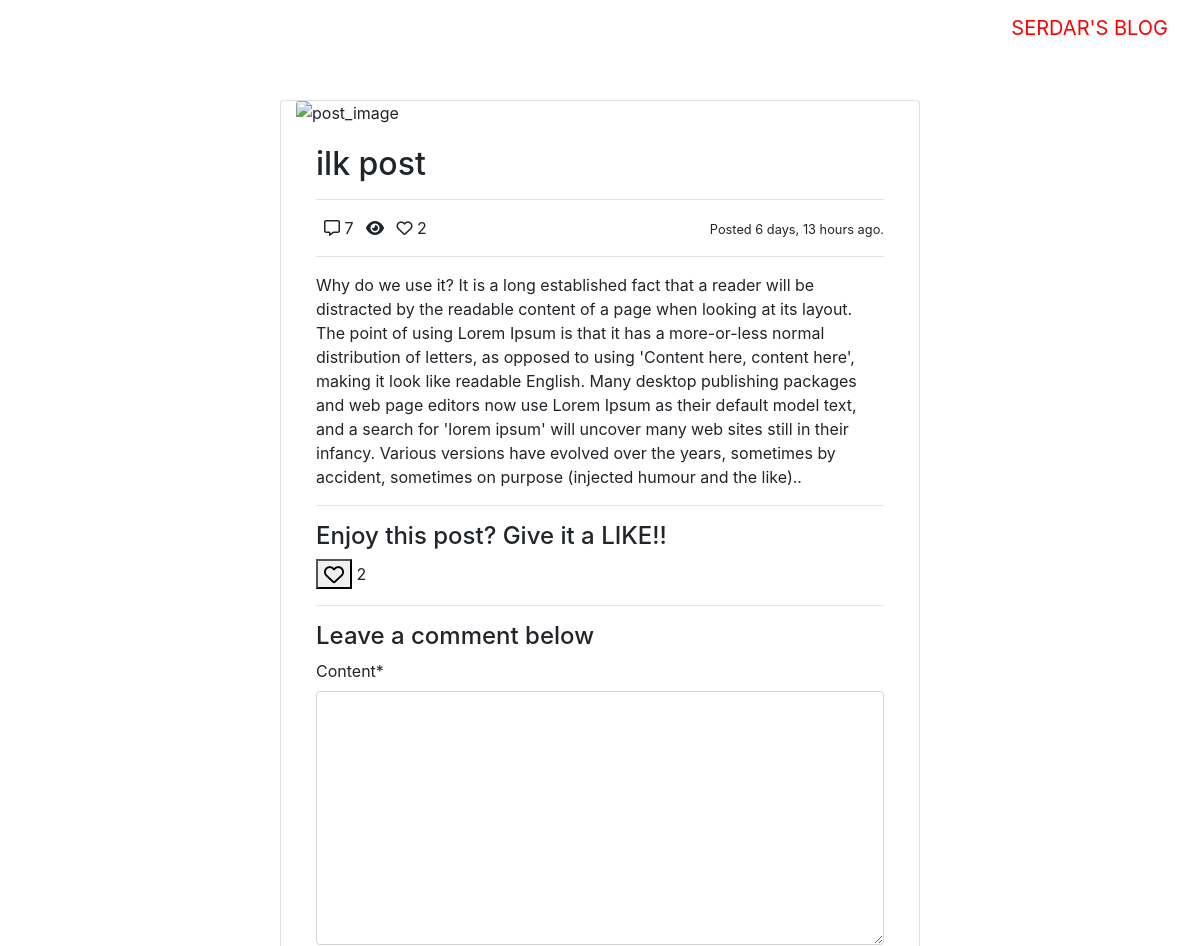
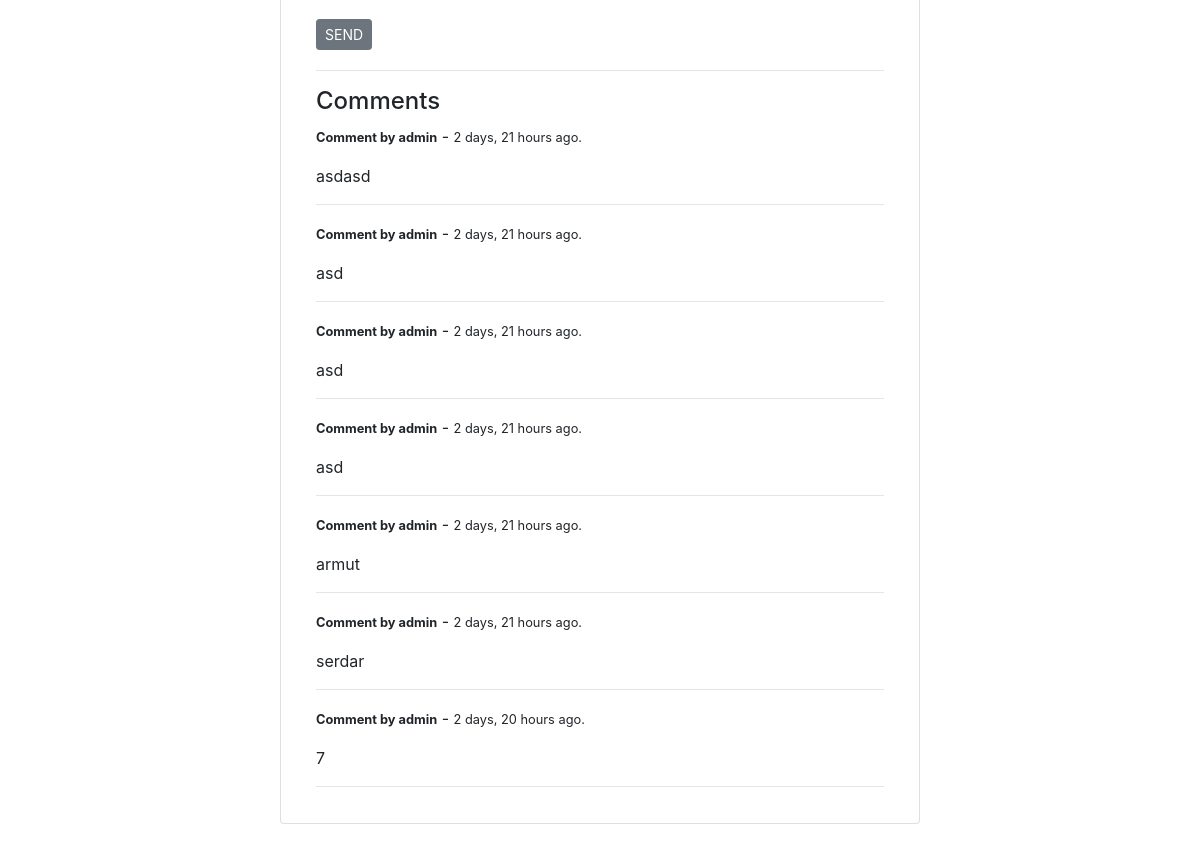
/blog/ilk-post/ (signed in), run on the app's committed database (2 pictures, top to bottom).
### blog/models.py (models this page shows, shortened)
class Post(models.Model):
    title = models.CharField(max_length=30, blank=False)
    content = models.TextField(max_length=800, blank=False)
    category = models.ForeignKey(Category,max_length=30,on_delete=models.CASCADE)
    status = models.ForeignKey(Status, on_delete=models.CASCADE,null=True,default=1)
    updated_at = models.DateTimeField(auto_now=True)
    created_at = models.DateTimeField(auto_now_add=True)
    slug = models.SlugField(null= False, blank=True, unique=True, db_index=True)
    likes = models.ManyToManyField(User, related_name='blog_posts')
    user = models.ForeignKey(
        settings.AUTH_USER_MODEL,
        on_delete=models.CASCADE,
        related_name='posts',
        editable=True,
        null= True
    )
    def like_count(self):
        return self.like_set.all().count()
    def comments(self):
        return self.comment_set.all()
    def comment_count(self):
        return self.comment_set.all().count()

class Comment(models.Model):
    user = models.ForeignKey(User, on_delete=models.CASCADE, related_name="comment")
    post = models.ForeignKey(Post, on_delete=models.CASCADE)
    time_stamp = models.DateTimeField(auto_now_add=True)
    content = models.TextField()

### users/models.py (models this page shows)
class User(AbstractUser):
    bio = models.TextField(max_length=200,blank=True)
    profile_pic = models.ImageField(upload_to='profile_pics', blank=True)

### blog/views.py (the view, shortened to what this page needs)
# urls.py: path("<str:slug>/",post_detail, name="detail"),
def post_detail(request, slug):
    form = CommentForm()
    obj = get_object_or_404(Post, slug=slug)
    if request.user.is_authenticated:
        PostView.objects.get_or_create(user=request.user, post=obj)
    context = {
        'object' : obj,
        "form" : form,
    }
    return render(request, "blog/post_detail.html", context)

### blog/forms.py
class CommentForm(forms.ModelForm):
    class Meta:
        model = Comment
        fields = ('content',)

### blog/templates/blog/post_detail.html (shortened to what this page needs)
{% extends 'base.html' %}
{% load crispy_forms_tags %}
{% block content %}
    <div class="container card" style="width: 40rem;">
        <img src="{{ object.image.url }}" class="card-img-top" alt="post_image">
        <div class="card-body">
            <h2 class="card-title">{{ object.title }}</h2>
            <hr>
            <div>
                <span><i class="far fa-comment-alt ml-2"></i></i> {{ object.comment_count }}</span>
                <span><i class="fas fa-eye ml-2"></i> {{ object.view_count }}</span>
                <span><i class="far fa-heart ml-2"></i> {{ object.like_count }}</span>
                <span class="float-right"> <small>Posted {{ object.created_at|timesince }} ago.</small> </span>
            </div>
            <hr>
            <p class="card-text">{{ object.content }}.</p>
            <hr>
            <div>
            <h4>Enjoy this post? Give it a LIKE!!</h4>
            </div>
            <form action="{% url 'like' object.slug %}" method="POST">
                <button type="submit"><i class="far fa-heart fa-lg"></i></button>
                {{object.like_count }}
            </form>
            <div>
            <hr>
            <h4>Leave a comment below</h4>
            <form action="" method="POST">
                {{form|crispy}}
                <button class="btn btn-secondary btn-sm mt-1 mb-1">SEND</button>
            </form>
            <hr>
            <h4>Comments</h4>
            {% for comment in object.comments %}
            <div>
                <p>
                    <small><b>Comment by {{comment.user}}</b></small> - <small>{{ comment.time_stamp|timesince }} ago.
                    </small>
                </p>
                <p>
                    {{ comment.content }}
                </p>
            </div>
            <hr>
            {% endfor %}
        </div>
        </div>
{% endblock content %}

### templates/base.html (shortened to what this page needs)
<!DOCTYPE html>
{% load static %}
<html lang="en">
<head>
    <link rel="stylesheet" href="https://maxcdn.bootstrapcdn.com/bootstrap/4.0.0-alpha.6/css/bootstrap.min.css"
 />
</head>
<body>
    {% include "navbar.html" %}
    <div style="margin-top: 100px; margin-bottom: 100px" class="container">
        {% block content %}
        {% endblock content %}
      </div>
</body>
</html>

### templates/navbar.html (shortened to what this page needs)
{% load static %}
<nav class="navbar navbar-toggleable-md navbar-inverse fixed-top bg-inverse">
    <button class="navbar-toggler navbar-toggler-right" type="button" data-toggle="collapse" data-target="#navbarCollapse"
    aria-controls="navbarCollapse" aria-expanded="false" aria-label="Toggle navigation">
    <span class="navbar-toggler-icon"></span>
  </button>
  <a class="navbar-brand" href="{% url 'post_list'  %}" style="color: red;"> SERDAR'S BLOG</a>
</nav>

### data on the page
Post: title "ilk post", comment_count "7", like_count "2", created_at "6 days, 13 hours", content "Why do we use it? It is a long established fact that a reader will be distracted by the readable content of a page when looking at its layout. The point of using Lorem Ipsum is that it has a more-or-less normal distribution of letters, as opposed to using 'Content here, content here', making it look like readable English. Many desktop publishing packages and web page editors now use Lorem Ipsum as their default model text, and a search for 'lorem ipsum' will uncover many web sites still in their infancy. Various versions have evolved over the years, sometimes by accident, sometimes on purpose (injected humour and the like)."
Comment: user "admin", time_stamp "2 days, 21 hours", content "asdasd"
Comment: user "admin", time_stamp "2 days, 21 hours", content "asd"
Comment: user "admin", time_stamp "2 days, 21 hours", content "asd"
Comment: user "admin", time_stamp "2 days, 21 hours", content "asd"
Comment: user "admin", time_stamp "2 days, 21 hours", content "armut"
Comment: user "admin", time_stamp "2 days, 21 hours", content "serdar"
Comment: user "admin", time_stamp "2 days, 20 hours", content "7"
